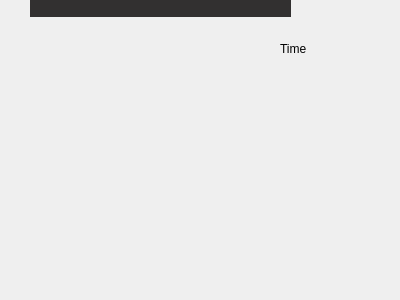
<?xml version="1.0" encoding="UTF-8"?>
<ui version="4.0">
 <class>MainWindow</class>
 <widget class="QMainWindow" name="MainWindow">
  <property name="geometry">
   <rect>
    <x>0</x>
    <y>0</y>
    <width>400</width>
    <height>300</height>
   </rect>
  </property>
  <property name="windowTitle">
   <string>MainWindow</string>
  </property>
  <widget class="QWidget" name="centralWidget">
   <widget class="QStackedWidget" name="stackedWidget">
    <property name="geometry">
     <rect>
      <x>120</x>
      <y>170</y>
      <width>120</width>
      <height>80</height>
     </rect>
    </property>
   </widget>
   <widget class="QLabel" name="MainWindow_lbTitleBG">
    <property name="geometry">
     <rect>
      <x>30</x>
      <y>0</y>
      <width>261</width>
      <height>17</height>
     </rect>
    </property>
    <property name="styleSheet">
     <string notr="true">background-color: rgb(50, 48, 48);</string>
    </property>
    <property name="text">
     <string/>
    </property>
   </widget>
   <widget class="QLabel" name="MainWindow_lbTime">
    <property name="geometry">
     <rect>
      <x>280</x>
      <y>40</y>
      <width>67</width>
      <height>17</height>
     </rect>
    </property>
    <property name="text">
     <string>Time</string>
    </property>
   </widget>
   <widget class="QLabel" name="MainWindow_lbUser">
    <property name="geometry">
     <rect>
      <x>20</x>
      <y>40</y>
      <width>67</width>
      <height>17</height>
     </rect>
    </property>
    <property name="text">
     <string/>
    </property>
   </widget>
   <zorder>MainWindow_lbTitleBG</zorder>
   <zorder>stackedWidget</zorder>
   <zorder>MainWindow_lbTime</zorder>
   <zorder>MainWindow_lbUser</zorder>
  </widget>
 </widget>
 <layoutdefault spacing="6" margin="11"/>
 <resources/>
 <connections/>
</ui>
